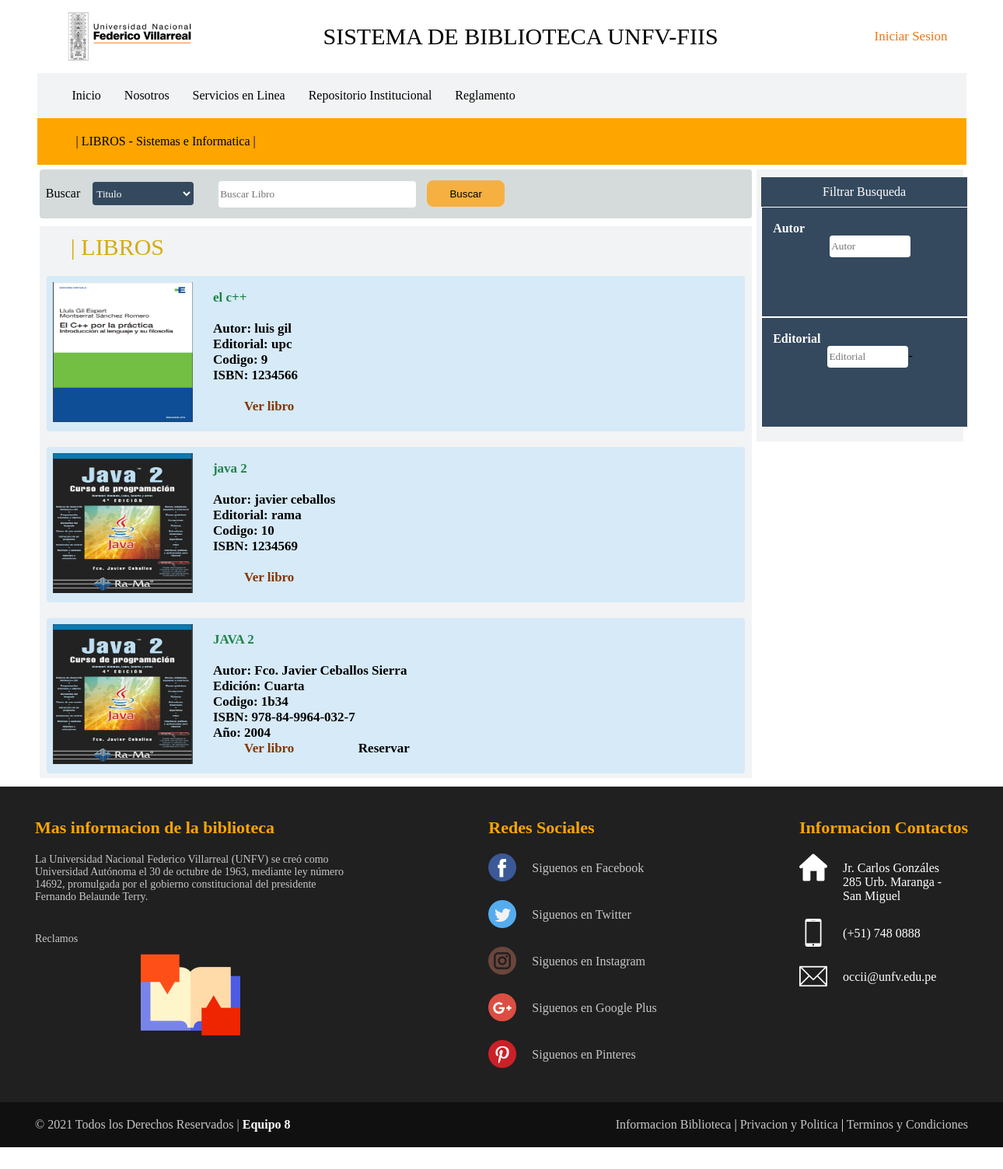
Screenshot of /libros/libros-sistema.php with the database file from the repository.
### tables this page shows
CREATE TABLE `libro` (
  `ID_LIBRO` int(4) NOT NULL,
  `Titulo` varchar(100) NOT NULL,
  `ID_AUTOR` int(4) NOT NULL,
  `ID_AREA` int(4) NOT NULL,
  `ID_EDITORIAL` int(4) NOT NULL,
  `Ubicacion` varchar(20) NOT NULL,
  `Stock` int(4) NOT NULL,
  `Portada` varchar(100) NOT NULL,
  `ISBN` int(10) NOT NULL,
  `Link` varchar(200) NOT NULL
);

CREATE TABLE `autor` (
  `ID_AUTOR` int(4) NOT NULL,
  `Nombre` varchar(100) NOT NULL
);

CREATE TABLE `editorial` (
  `ID_EDITORIAL` int(4) NOT NULL,
  `NombreEdi` varchar(50) NOT NULL
);

### libros/libros-sistema.php (the view, shortened to what this page needs)
<?php
include("../conexion/conexion.php");
?>
<!DOCTYPE html>
<html>
<head>
 <link rel="stylesheet" href="../css/estilos.css">
 <link rel="stylesheet" href="../css/catalogo.css">
 <link rel="stylesheet" href="../css/libros-sistema.css">
 <link rel="stylesheet" href="../css/recomendado.css">
 <link rel="stylesheet" href="../css/estilos-footer.css">
 </head>
 <body>
 <header>
   <div class="div-header">
     <img class="icono" src="../imagenes/logo.png" alt="logo"/>
     <p>SISTEMA DE BIBLIOTECA UNFV-FIIS</p>
     <div class="sesion">
       <ul>
         <li><?php if(isset($texto)){
			   echo "<html>";
			   echo "<a class='boton' href='../login/salir.php' >Cerrar Sesion</a>";
			   echo "</html>";
		      }else{
				  echo "<html>";
				  echo "<a class='boton' href='../login/menuregistro.php' >Iniciar Sesion</a>";
				  echo "</html>";
			  }  ?></li>
       </ul>
     </div>
   </div>
   <div class="div-header menu">
   <nav class="navbar">
       <div class="enlaces">
	     <ul class="nav">
		    <li><a href="../index.php">Inicio</a></li>
			<li><a href="">Nosotros</a>
				</li>
			<li><a href="">Servicios en Linea</a>
				</li>
			<li><a href="../recursos/repositorio.php">Repositorio Institucional</a></li>
			<li><a href="http://biblioteca.unfv.edu.pe/opac-tmpl/bootstrap/images/REGLAMENTO%20DEL%20SISTEMA%20DE%20BIBLIOTECAS%20UNFV..pdf" target="_blank">Reglamento</a></li>
		 <li><?php if(isset($texto)){
			   echo "<html>";
			   echo "<a class='boton' href='../recursos/reservar.php' >Reserva</a>";
			   echo "</html>";
		      }else{
				  echo "<html>";
				  echo "</html>";
			  } ?></li>
		 </ul>
	   </div>
   </nav>
   </div>
  <div class="div-header letra">
      <p>|  LIBROS - Sistemas e Informatica |</p>
   </div>
</header>
<div class="abc">
 <aside class="repertorio">
  <div class="aside-titulo">
    <p>Filtrar Busqueda</p>
  </div>
  <div class="aside-contenedor">
      <div class="aside-filtros">
		  <p><b>Autor</b></p>
		  <input id="buscador" type="text" name="tema"  placeholder="Autor"/>
      </div>
      <div class="aside-filtros">
	 </br><p><b>Editorial</b></p>
		  <input type="text" id="buscador" name="año1"  placeholder="Editorial"/>-
      </div>
  </div>
</aside>
<section class="contenedor">
 <div class="contenedor1">
   <div>
      Buscar
   </div>
   <div>
     <select name="seleccione">
       <option>Titulo</option>
     </select>
   </div>
   <div class="barratext">
       <form action="#" method="post" >
         <input type="text" name="buscador" id="buscador" placeholder="Buscar Libro"/>
         <input class="bus" type="submit" value="Buscar"/>
	  </form>
   </div>
</div>
<div class="recomendado">
  <p>| LIBROS</p>
  <?php
   if(isset($_POST['buscador'])==null){
  $consulta= "SELECT * FROM libro
			LEFT JOIN autor ON libro.ID_AUTOR=autor.ID_AUTOR
			LEFT JOIN area ON libro.ID_AREA=area.ID_AREA
			LEFT JOIN editorial ON libro.ID_EDITORIAL=editorial.ID_EDITORIAL
			WHERE libro.ID_AREA=7";
            $resultado= mysqli_query($conexion,$consulta);
			    while($row=mysqli_fetch_array($resultado)){
  ?>
  <ul id="listaArticulos">
  <li class="articulo">
  <div align="left" class="libro">
      <div class="libro-imagen">
	      <?php echo "<img class='port' src=".$row['Portada']. "alt='libro' />"?>
      </div>
	  <div class="libro-detalles">
	      <h4><?php echo $row['Titulo']?> </h4></br>
          <p><b>Autor:</b> <?php echo $row['Nombre']?></p>
          <p><b>Editorial:</b> <?php echo $row['NombreEdi']?></p>
	      <p><b>Codigo:</b> <?php echo $row['ID_LIBRO']?></p>
		  <p><b>ISBN:</b> <?php echo $row['ISBN']?></p>
	      <?php echo "<a  href=".$row['Link']. "target='_blank'><font color=#873600 >Ver libro</font></a>"?>&nbsp;&nbsp;&nbsp;&nbsp;&nbsp;&nbsp;&nbsp;&nbsp;&nbsp;
	  </div>
  </div>
   </li>
  </ul>
  <?php }}else{ include("../administrador/buscarLibro.php");
			  if(isset($resultado2)!=null){
			  while($row=mysqli_fetch_array($resultado2)){?>
		<ul id="listaArticulos">
  <li class="articulo">
  <div align="left" class="libro">
      <div class="libro-imagen">
	      <?php echo "<img class='port' src=".$row['Portada']. "alt='libro' />"?>
	      <img src="../imagenes/libro-sistemas.png" alt="sistemas"/>
      </div>
	  <div class="libro-detalles">
	      <h4><?php echo $row['Titulo']?> </h4></br>
          <p><b>Autor:</b> <?php echo $row['Nombre']?></p>
          <p><b>Editorial:</b> <?php echo $row['NombreEdi']?></p>
	      <p><b>Codigo:</b> <?php echo $row['ID_LIBRO']?></p>
		  <p><b>ISBN:</b> <?php echo $row['ISBN']?></p>
		  </br>
	      <?php echo "<a  href=".$row['Link']. "target='_blank'><font color=#873600 >Ver libro</font></a>"?>&nbsp;&nbsp;&nbsp;&nbsp;&nbsp;&nbsp;&nbsp;&nbsp;&nbsp;
	      <a href="../recursos/reservar.php target="_self">Reservar</a></br></br></br>
	  </div>
  </div>
   </li>
  </ul>
<?php }}else{echo "<h3>No se han encontrado registro de la busqueda</h3>";}}?>
  <ul id="listaArticulos">
  <li class="articulo">
    <div align="left" class="libro">
      <div class="libro-imagen">
	      <img src="../imagenes/libro-sistemas2.png" alt="sistemas"/>
      </div>
	  <div class="libro-detalles">
	      <h4>JAVA 2</h4></br>
          <p><b>Autor:</b> Fco. Javier Ceballos Sierra</p>
          <p><b>Edición:</b> Cuarta </p>
	      <p><b>Codigo:</b> 1b34</p>
		  <p><b>ISBN:</b> 978-84-9964-032-7</p>
		  <p><b>Año:</b> 2004</p>
	      <a href="../libros-pdf/sistemas/java_2.pdf" target="_blank"><font color=#873600 >Ver libro</font></a>&nbsp;&nbsp;&nbsp;&nbsp;&nbsp;&nbsp;&nbsp;&nbsp;&nbsp;
	      <a href="../recursos/reservar.php" target="_self">Reservar</a></br></br></br>
	  </div>
  </div>
  </li>
  </ul>
</div>
 </section>
</div>
<footer>
       <?php include "../footer/footer.php"; ?>
    </footer>
</body>
</html>

### css/estilos.css (style rules this page uses)
* { margin: 0; padding: 0; }
.div-header { padding-top:10px; padding-bottom:10px; padding-right:4px; padding-left:30px; width:90%; margin:auto; overflow: hidden; justify-content: space-between; display:flex; align-items: center; }
p { font-family:Century Gothic; }
.div-header p { padding:20px; font-size:30px; font-family:Century Gothic; }
ul li a { padding-left:40px; }
.sesion a { color:#f07613; font-size:17px; }
.sesion ul { list-style:none; padding:20px; }
a { text-decoration:none; color:black; }
.menu { background-color: #F2F3F4; }
.menu ul { list-style:none; }
.nav li a { background-color: #F2F3F4; padding:10px 15px; display: block; }
.nav > li { float:left; }
.letra { background-color: orange; padding-top:1px; padding-bottom:1px; }
.letra p { font-size:16px; font-family:Century Gothic; }

### css/catalogo.css (style rules this page uses)
* { margin: 0; padding: 0; }
.abc { width:96%; height:800px; margin-top:0px; padding-left:50px; margin:auto; }
.contenedor { float:left; width:74%; margin-top:6px; }
.contenedor1 { padding-top:6px; padding-bottom:6px; width:100%; overflow: hidden; background-color:#D5DBDB; display:flex; align-items: center; font-family:Century Gothic; border-radius:4px; }
.contenedor1 div { margin:8px; }
.contenedor1 select { width:130px; min-height:30px; font-family:Century Gothic; border-radius:4px; background:#34495E; border-color:transparent; color:white; }
.contenedor1 option { background-color:#34495E; }
.barratext input[type=text] { width:250px; height:30px; border-radius:4px; font-family:Century Gothic; border-color:transparent; }
.recomendado { width:100%; height:700px; margin-top:10px; background-color: #F2F3F4; display:block; padding-top:10px; }
.recomendado>p { font-size:30px; margin-left:40px; margin-bottom:8px; color:#D4AC0D; }
.recomendado h4 { color:#1D8348; }
.libro { width:98%; height:200px; background-color: #D6EAF8; margin:auto; border-radius:4px; display:flex; margin-top:10px; }
.libro-imagen { width:180px; height:180px; margin:8px; }
.libro-imagen img { width:180px; height:180px; }
.libro-detalles { width:720px; height:170px; margin:8px; padding-top:10px; padding-left:10px; }
.repertorio { margin-right:50px; margin-top:6px; width:21%; height:330px; padding-top:10px; padding-bottom:10px; padding-left:6px; background-color:#F2F3F4; float:right; position:sticky; top:0; }
.aside-contenedor div { height:140px; width:264px; border-style:solid; border-color:white; border-width:1px; background:#34495E; text-align: center; align-items:center; }
.aside-titulo { width:265px; background-color:#34495E; padding-top:10px; padding-bottom:10px; }
.aside-titulo p { text-align:center; color:white; }
#listaArticulos { font-size: 17px; margin-top: 20px; list-style: none; font-weight: 600; text-align: center; }

### css/libros-sistema.css (style rules this page uses)
.contenedor1 { padding-top:6px; padding-bottom:6px; width:100%; overflow: hidden; background-color:#D5DBDB; display:flex; align-items: center; font-family:Century Gothic; border-radius:4px; }
.contenedor1 div { margin:8px; }
.contenedor1 select { width:130px; min-height:30px; font-family:Century Gothic; border-radius:4px; background:#34495E; border-color:transparent; color:white; }
.contenedor1 option { background-color:#34495E; }
.aside-contenedor div { width:250px; padding-left:14px; }
.aside-filtros p { font-family:Century Gothic; color:white; text-align:left; }
.aside-filtros input[type=text] { width:100px; height:24px; border-radius:4px; font-family:Century Gothic; border-color:transparent; }

### css/recomendado.css (style rules this page uses)
.recomendado { width:100%; height:700px; margin-top:10px; background-color: #F2F3F4; display:block; padding-top:10px; overflow: scroll; }
.bus { width:100px; height:34px; border-radius:8px; border: 1px solid #F5B041; background:#F5B041; margin-left:10px; }

### css/estilos-footer.css (style rules this page uses)
* { margin: 0; padding: 0; }
footer { width: 100%; background: #202020; color: white; align-self:flex-end; }

### rows the page displays
libro: shows a picture, Titulo "el c++", ID_AUTOR.Nombre "luis gil", ID_EDITORIAL.NombreEdi "upc", ID_LIBRO "9", ISBN "1234566"
libro: shows a picture, Titulo "java 2", ID_AUTOR.Nombre "javier ceballos", ID_EDITORIAL.NombreEdi "rama", ID_LIBRO "10", ISBN "1234569"
